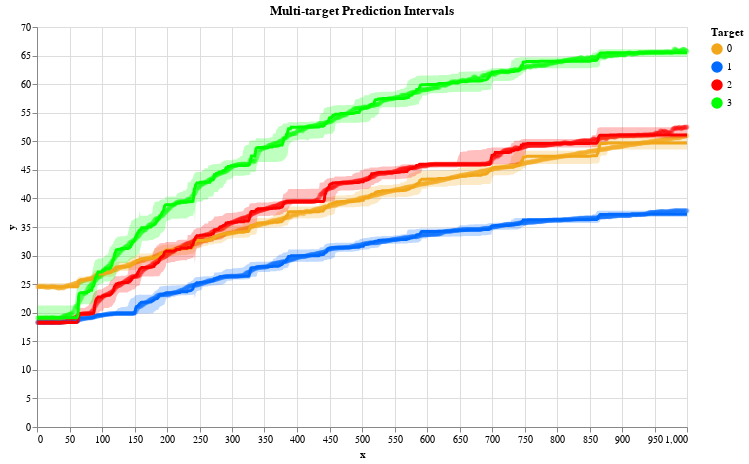

Notebook code for this chart:
### Markdown cell above
**Multi target prediction using motor temperatures data**

### Code cell
legend = {
    "pm": "#f2a619",
    "stator_yoke": "#006aff",
    "stator_tooth": '#ff0000',
    "stator_winding": '#00ff00'
}

df = pd.read_csv("motor_temperatures.csv",nrows=1000)
X = df.drop(['pm', 'stator_yoke', 'stator_tooth', 'stator_winding'], axis=1).values
y = df[['pm', 'stator_yoke', 'stator_tooth', 'stator_winding']].values

X_train, X_test, y_train, y_test = train_test_split(X, y, test_size=0.2, random_state=0)

qrf = RandomForestQuantileRegressor(max_samples_leaf=None, max_depth=4, random_state=0)
qrf.fit(X_train, y_train)
y_pred = qrf.predict(X, quantiles=[0.025, 0.5, 0.975])
funcs=[0,1,2,3]
np.tile(X, len(funcs))
ar=np.linspace(1,1000,1000)
# Update the DataFrame with the new y_true values (which are already loaded)
df = pd.DataFrame(
    {
        "x": np.tile(ar, len(funcs)),
        "y": y.reshape(-1, order="F"),
        "y_true": y.reshape(-1, order="F"),  # Use the correct column name or adjust accordingly
        "y_pred": np.concatenate([y_pred[:, i, 1] for i in range(len(funcs))]),
        "y_pred_low": np.concatenate([y_pred[:, i, 0] for i in range(len(funcs))]),
        "y_pred_upp": np.concatenate([y_pred[:, i, 2] for i in range(len(funcs))]),
        "target": np.concatenate([[f"{i}"] * len(X) for i in range(len(funcs))]),
    }
)




chart = plot_multioutputs(df, legend)

### Figure 1 — Vega-Lite specification as saved in the notebook (floating-point values rounded to 4 significant figures; data arrays with more than 128 entries replaced by an {"elided": "..."} marker saying what was removed)
{"config": {"view": {"continuousWidth": 400, "continuousHeight": 300}, "range": {"category": ["#f2a619", "#006aff", "#ff0000", "#00ff00"]}}, "layer": [{"mark": {"type": "circle", "color": "black", "opacity": 0.25, "size": 25}, "encoding": {"color": {"condition": {"field": "target", "legend": {"symbolOpacity": 1}, "scale": {"range": ["#f2a619", "#006aff", "#ff0000", "#00ff00"]}, "sort": ["pm", "stator_yoke", "stator_tooth", "stator_winding"], "title": "Target", "type": "nominal", "selection": "selector003"}, "value": "lightgray"}, "tooltip": [{"field": "target", "title": "Target", "type": "nominal"}, {"field": "x", "format": ",.3f", "title": "X", "type": "quantitative"}, {"field": "y", "format": ",.3f", "title": "Y", "type": "quantitative"}, {"field": "y_true", "format": ",.3f", "title": "Y", "type": "quantitative"}, {"field": "y_pred", "format": ",.3f", "title": "Predicted Y", "type": "quantitative"}, {"field": "y_pred_low", "format": ",.3f", "title": "Predicted Lower Y", "type": "quantitative"}, {"field": "y_pred_upp", "format": ",.3f", "title": "Predicted Upper Y", "type": "quantitative"}], "x": {"field": "x", "scale": {"nice": false}, "type": "quantitative"}, "y": {"field": "y", "type": "quantitative"}}, "selection": {"selector003": {"type": "multi", "fields": ["target"]}}}, {"mark": {"type": "area", "opacity": 0.25}, "encoding": {"color": {"condition": {"field": "target", "legend": {"symbolOpacity": 1}, "scale": {"range": ["#f2a619", "#006aff", "#ff0000", "#00ff00"]}, "sort": ["pm", "stator_yoke", "stator_tooth", "stator_winding"], "title": "Target", "type": "nominal", "selection": "selector003"}, "value": "lightgray"}, "tooltip": [{"field": "target", "title": "Target", "type": "nominal"}, {"field": "x", "format": ",.3f", "title": "X", "type": "quantitative"}, {"field": "y", "format": ",.3f", "title": "Y", "type": "quantitative"}, {"field": "y_true", "format": ",.3f", "title": "Y", "type": "quantitative"}, {"field": "y_pred", "format": ",.3f", "title": "Predicted Y", "type": "quantitative"}, {"field": "y_pred_low", "format": ",.3f", "title": "Predicted Lower Y", "type": "quantitative"}, {"field": "y_pred_upp", "format": ",.3f", "title": "Predicted Upper Y", "type": "quantitative"}], "x": {"field": "x", "scale": {"nice": false}, "title": "x", "type": "quantitative"}, "y": {"field": "y_pred_low", "title": "y", "type": "quantitative"}, "y2": {"field": "y_pred_upp", "title": null}}}, {"mark": {"type": "line", "color": "black", "size": 3}, "encoding": {"color": {"condition": {"field": "target", "legend": {"symbolOpacity": 1}, "scale": {"range": ["#f2a619", "#006aff", "#ff0000", "#00ff00"]}, "sort": ["pm", "stator_yoke", "stator_tooth", "stator_winding"], "title": "Target", "type": "nominal", "selection": "selector003"}, "value": "lightgray"}, "tooltip": [{"field": "target", "title": "Target", "type": "nominal"}, {"field": "x", "format": ",.3f", "title": "X", "type": "quantitative"}, {"field": "y", "format": ",.3f", "title": "Y", "type": "quantitative"}, {"field": "y_true", "format": ",.3f", "title": "Y", "type": "quantitative"}, {"field": "y_pred", "format": ",.3f", "title": "Predicted Y", "type": "quantitative"}, {"field": "y_pred_low", "format": ",.3f", "title": "Predicted Lower Y", "type": "quantitative"}, {"field": "y_pred_upp", "format": ",.3f", "title": "Predicted Upper Y", "type": "quantitative"}], "x": {"field": "x", "scale": {"nice": false}, "title": "x", "type": "quantitative"}, "y": {"field": "y_pred", "title": "y", "type": "quantitative"}}}], "data": {"name": "data-6c12ad899f396d3764f1ae6bfe97c2dc"}, "height": 400, "title": "Multi-target Prediction Intervals", "width": 650, "$schema": "https://vega.github.io/schema/vega-lite/v4.17.0.json", "datasets": {"data-6c12ad899f396d3764f1ae6bfe97c2dc": {"elided": "4000 records"}}}
